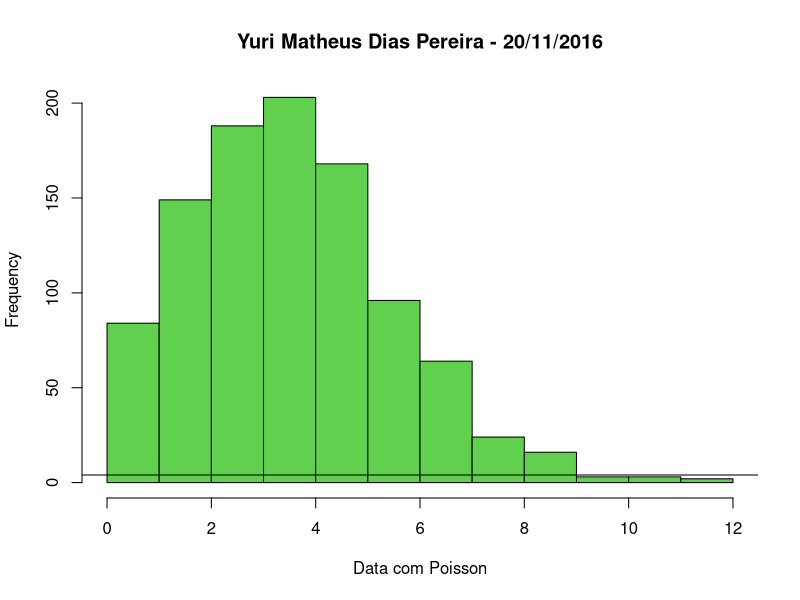
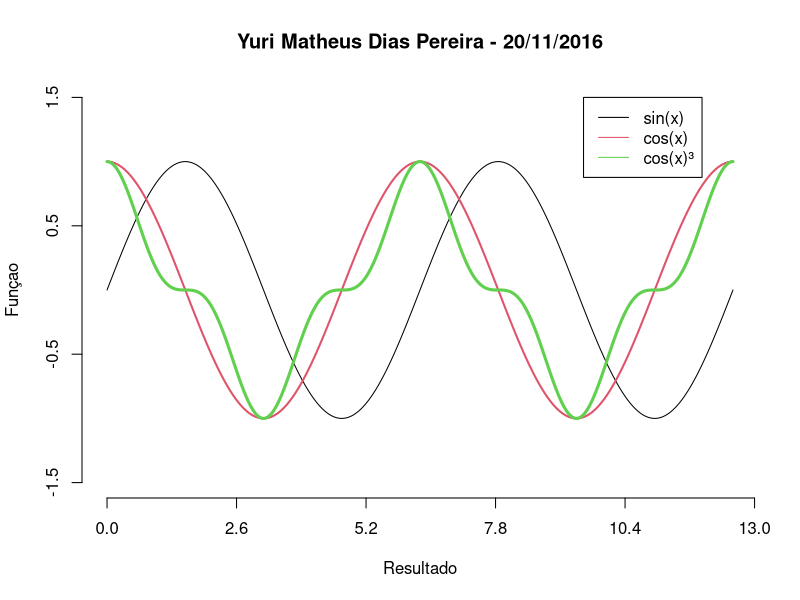

R code for these plots, in order:
# Ambient configuration
currentPwd <- getwd()
cat("Saving graphics to: ", currentPwd, sep = "")
nameAndData <- "Yuri Matheus Dias Pereira - 20/11/2016"

# Data
dataUniform <- runif(1000)
dataRandomNorm <- rnorm(1000, 5, 1)
dataRandomPois <- rpois(1000, lambda = 4)

# Question 1
pdf("resultado_1.pdf")
par(mfrow = c(1, 1))
hist(dataRandomPois, xlab = "Data com Poisson", col = 3, main = nameAndData)
abline(h = median(dataRandomPois))
dev.off()

# Question 2
pdf("resultado_2.pdf")
par(mfrow = c(1, 1))
par(xpd=TRUE)
xAxis <- seq(0, 4 * pi, l = 1000)
yAxis1 <- sin(xAxis)
yAxis2 <- cos(xAxis)
yAxis3 <- cos(xAxis) ** 3
plot(0, 0, xlim=c(0, 4 * pi), ylim = c(-1.5, 1.5),
     axes = F, xlab = 'Resultado', ylab = 'Funçao',
     type = 'n', main = nameAndData
)
axis(side=2, at = seq(-1.5, 1.5, l = 4))
axis(side=1, at = seq(0, round(4 * pi), l = 6))
points(xAxis, yAxis1, col=9, type = 'l', lwd=1, pch = 1)
points(xAxis, yAxis2, col=2, type = 'l', lwd=2, pch = 2)
points(xAxis, yAxis3, col=11, type = 'l', lwd=3, pch = 3)
legend(max(xAxis) - 3, max(yAxis1) + 0.5, c("sin(x)", "cos(x)", "cos(x)³"),
       col = c(9, 2, 11), lty = c(1,1,1), bty = 'l'
)
dev.off()
